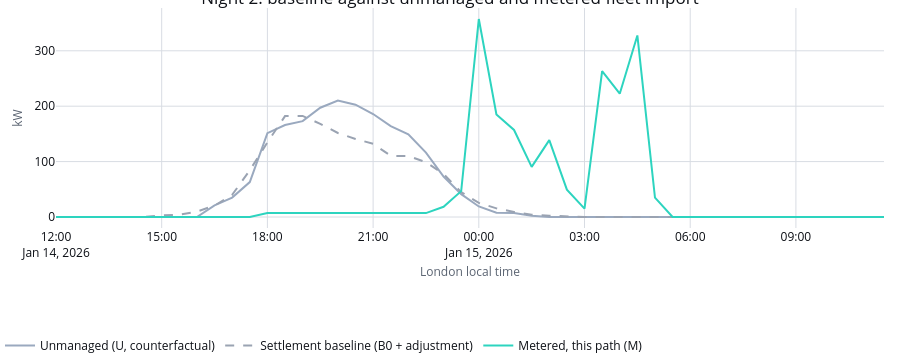

Source (notebook cell):
### Markdown cell above
Now the real run: one representative simulated week's baseline against what the fleet actually
imported on both paths, for the night that settled the most turn-down. `unmanaged_kwh` (`U`, no
Axle action) sits well above the baseline in the evening because BL01's history comes from the
warm-up's *unmanaged* nights (section 4.1: both kernel paths share the warm-up except its last
night); `metered_kwh` (`M`, what the smart fleet actually drew) sits below it where the trader
sold turn-down. The lower panel is the settled volume `V = max(0, B - M)` in the open settlement
window.

### Code cell
best_night = int(
    deviation.query("world_id == @rep_world").groupby("night_index")["settled_kwh"].sum().idxmax()
)
night_rows = deviation.query("world_id == @rep_world and night_index == @best_night").sort_values(
    "slot_index"
)
night_london = night_rows["interval_start_london"].dt.tz_convert(LONDON)

baseline_figure = go.Figure()
for column, label, colour, dash in (
    ("unmanaged_kw", "Unmanaged (U, counterfactual)", SERIES_COLOURS["normal"], "solid"),
    ("baseline_kw", "Settlement baseline (B0 + adjustment)", MUTED_INK, "dash"),
    ("metered_kw", "Metered, this path (M)", SERIES_COLOURS["selected"], "solid"),
):
    baseline_figure.add_trace(
        go.Scatter(
            x=night_london,
            y=night_rows[column].round(2),
            mode="lines",
            line={"color": colour, "dash": dash, "width": 2},
            name=label,
        )
    )
baseline_figure.update_layout(
    title=f"Night {best_night}: baseline against unmanaged and metered fleet import",
    xaxis_title="London local time",
    yaxis_title="kW",
)
apply_notebook_style(baseline_figure, height=360)
